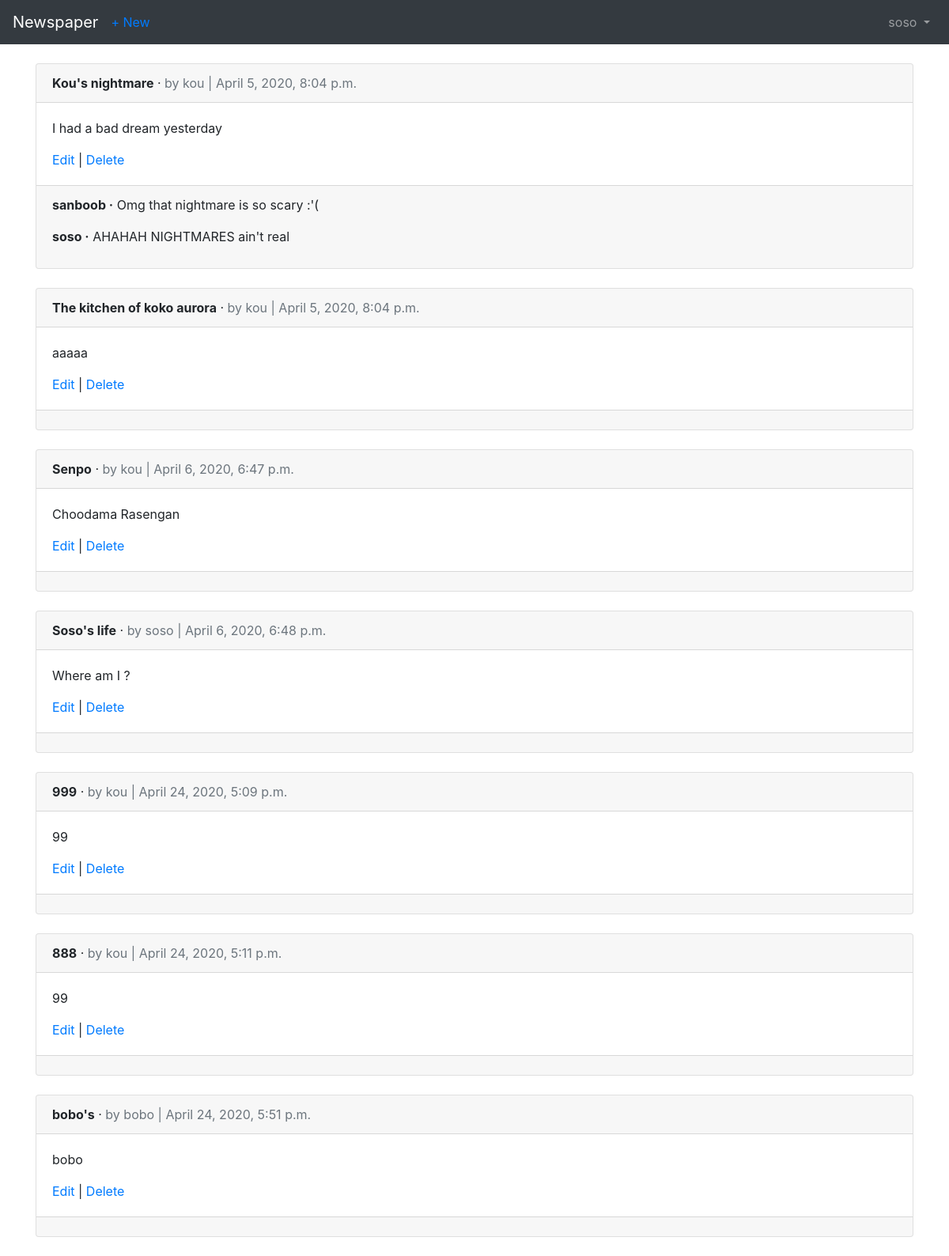
/articles/ (signed in), run on the app's committed database.
### users/models.py (models this page shows)
class CustomUser(AbstractUser):
    age = models.PositiveIntegerField(null=True, blank=True)

### articles/models.py (models this page shows, shortened)
class Article(models.Model):
    title = models.CharField(max_length=255)
    body = models.TextField()
    date = models.DateTimeField(auto_now_add=True)
    author = models.ForeignKey(
        get_user_model(),
        on_delete = models.CASCADE,
    )

class Comment(models.Model):  #get_user_model is used to reference our custom user
    article = models.ForeignKey(Article, on_delete=models.CASCADE , related_name='comments')  #FOO_set t3ayet lil comments (FK relation) we want to change Foo_set so we use related_name
    comment = models.CharField(max_length=140)
    author = models.ForeignKey(
        get_user_model(),
        on_delete=models.CASCADE,
    )
    def __str__(self):   #we always add str and get absolute url
        return  self.comment

### articles/views.py (the view)
# urls.py: path('', ArticleListView.as_view(), name='article_list'),
class ArticleListView(LoginRequiredMixin, ListView):
    model = Article
    template_name = 'article_list.html'
    login_url = 'login'

### templates/article_list.html (shortened to what this page needs)
{% extends 'base.html' %}
{% block content %}
  {% for article in object_list %}
    <div class="card">
      <div class="card-header">
        <span class="font-weight-bold">{{ article.title }}</span> &middot;
        <span class="text-muted">by {{ article.author }} | {{ article.date }}</span>
      </div>
      <div class="card-body">
        <p>{{ article.body }}</p>
        <a href="{% url 'article_update' article.pk %}">Edit</a> |
        <a href="{% url 'article_delete' article.pk %}">Delete</a>
      </div>
      <div class="card-footer">
        {% for comment in article.comments.all %}
          <p>
            <span class="font-weight-bold">{{ comment.author }} &middot;</span>
            {{ comment }}
          </p>
        {% endfor %}
      </div>
    </div>
    <br />
  {% endfor %}
{% endblock content %}

### templates/base.html (shortened to what this page needs)
<!doctype html>
<html lang="en">
<head>
    <link rel="stylesheet" href="https://stackpath.bootstrapcdn.com/bootstrap/4.1.3/css/bootstrap.min.css"
>
</head>
<body>
<nav class="navbar navbar-expand-md navbar-dark bg-dark mb-4">
    <a class="navbar-brand" href="{% url 'home' %}">Newspaper</a>
    {% if user.is_authenticated %}
        <ul class="navbar-nav mr-auto">
            <li class="nav-item"><a href="{% url 'article_new' %}">+ New</a></li>
        </ul>
    {% endif %}
    <div class="collapse navbar-collapse" id="navbarCollapse">
        {% if user.is_authenticated %}
            <ul class="navbar-nav ml-auto">
                <li class="nav-item">
                    <a class="nav-link dropdown-toggle" href="#" id="userMenu" data-toggle="dropdown"
                       aria-haspopup="true" aria-expanded="false">
                        {{ user.username }}
                    </a>
                </li>
            </ul>
        {% endif %}
    </div>
</nav>
<div class="container">
    {% block content %}
    {% endblock content %}
</div>
</body>
</html>

### data on the page
CustomUser: username "soso"
Article: title "Kou's nightmare", author "kou", date "April 5, 2020, 8:04 p.m.", body "I had a bad dream yesterday"
Comment: author "sanboob", comment "Omg that nightmare is so scary :'("
Comment: author "soso", comment "AHAHAH NIGHTMARES ain't real"
Article: title "The kitchen of koko aurora", author "kou", date "April 5, 2020, 8:04 p.m.", body "aaaaa"
Article: title "Senpo", author "kou", date "April 6, 2020, 6:47 p.m.", body "Choodama Rasengan"
Article: title "Soso's life", author "soso", date "April 6, 2020, 6:48 p.m.", body "Where am I ?"
Article: title "999", author "kou", date "April 24, 2020, 5:09 p.m.", body "99"
Article: title "888", author "kou", date "April 24, 2020, 5:11 p.m.", body "99"
Article: title "bobo's", author "bobo", date "April 24, 2020, 5:51 p.m.", body "bobo"
